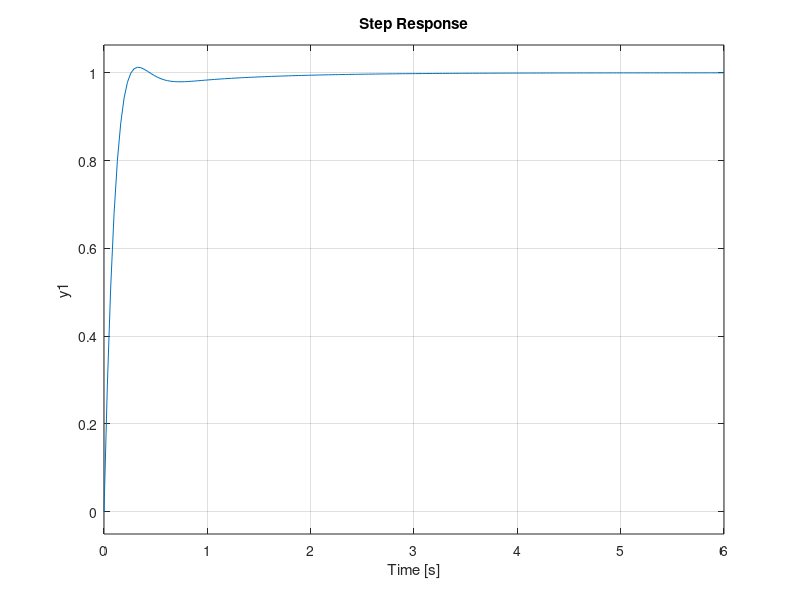

Here is the MATLAB script that generated this plot:
s = tf('s');

G = 1/((s + 2)*(s + 5));


%%
Kp = 100;
Kd = 10;
Ki=100;
PID = Kp + Ki/s + Kd*s;

T = feedback(PID*G,1);
hold on;
step(T)